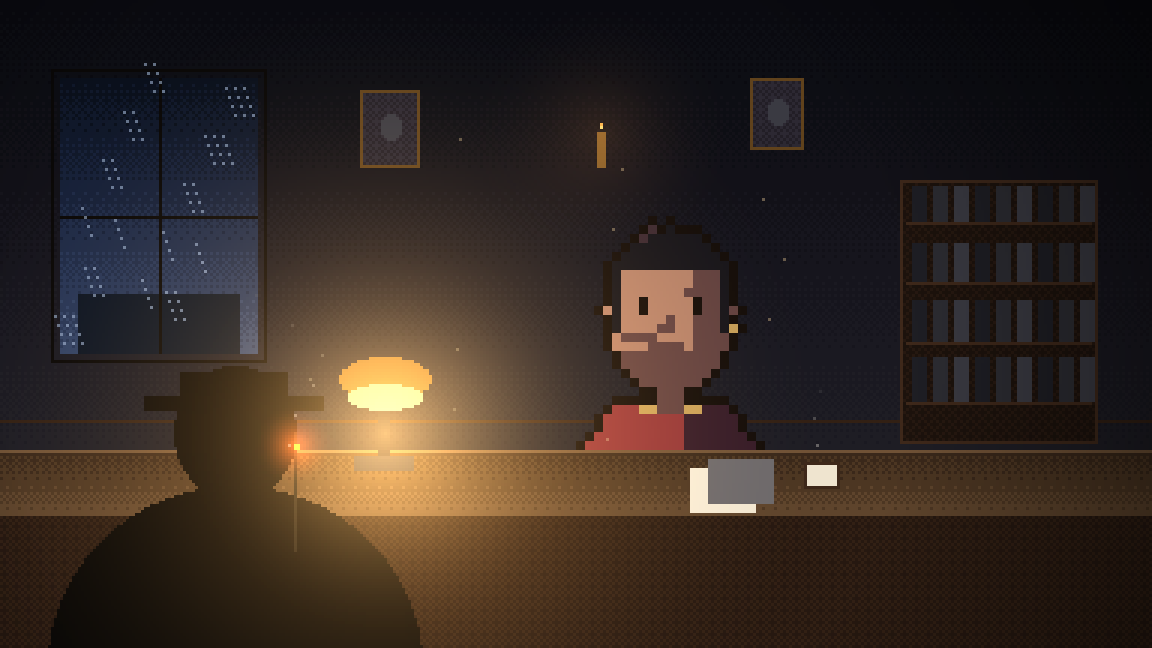
#> input picture notes/shots/interrogation.png, 1152 x 648 px, found by its file name
$ python annotate.py
#> lines starting #> are read from the running program, lines starting #| are printed output that depends on the picture
#!/usr/bin/env python3
"""annotate.py — bake numbered CGG callouts onto game screenshots.
Adds an editorial legend strip beneath the image and numbered red markers
on the image, mapping each element to the algorithm that draws it.
Output: notes/shots/interrogation_algorithms.png and _lighting.png
"""
from PIL import Image, ImageDraw, ImageFont

RED = (218, 62, 40)
INK = (26, 25, 23)
BG = (243, 242, 239)
GRAY = (110, 106, 99)
WHITE = (255, 255, 255)
FB = "/System/Library/Fonts/Supplemental/Arial Bold.ttf"
FR = "/System/Library/Fonts/Supplemental/Arial.ttf"


def annotate(src, out, markers, legend, title):
#> called with src = 'notes/shots/interrogation.png', out = 'notes/shots/interrogation_algorithms.png'
    img = Image.open(src).convert("RGB")
    W, Hh = img.size
#> W = 1152; Hh = 648
    strip = 46 + 34 * len(legend) + 20
    canvas = Image.new("RGB", (W, Hh + strip), BG)
    canvas.paste(img, (0, 0))
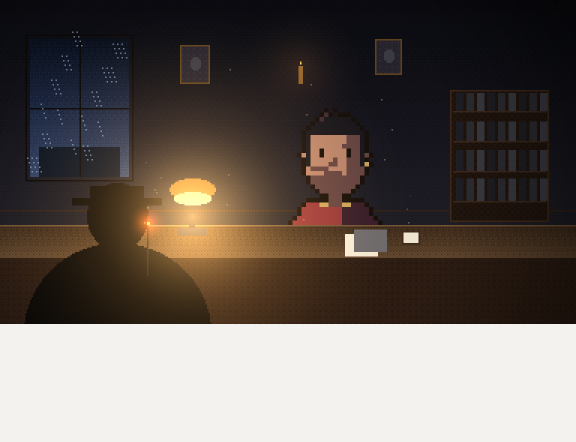
#> canvas: PIL image 1152x884 RGB (shown at 1/2 size); mean R, G, B 102.9, 94.5, 89.1
    d = ImageDraw.Draw(canvas)
    num_f = ImageFont.truetype(FB, 26)
    title_f = ImageFont.truetype(FB, 24)
    key_f = ImageFont.truetype(FB, 22)
    body_f = ImageFont.truetype(FR, 22)

    # markers on the image
    for i, (x, y) in enumerate(markers, 1):
        r = 20
        d.ellipse([x - r, y - r, x + r, y + r], fill=RED, outline=WHITE, width=3)
        tw = d.textlength(str(i), font=num_f)
        d.text((x - tw / 2, y - 15), str(i), font=num_f, fill=WHITE)

    # legend strip
    ly = Hh + 16
#> ly = 664
    d.text((36, ly), title, font=title_f, fill=INK)
    ly += 44
#> ly = 708
    for i, (key, desc) in enumerate(legend, 1):
        r = 15
        cx, cy = 48, ly + 12
        d.ellipse([cx - r, cy - r, cx + r, cy + r], fill=RED)
        tw = d.textlength(str(i), font=ImageFont.truetype(FB, 20))
        d.text((cx - tw / 2, cy - 13), str(i), font=ImageFont.truetype(FB, 20), fill=WHITE)
        d.text((80, ly), key, font=key_f, fill=RED)
        kw = d.textlength(key + "   ", font=key_f)
        d.text((80 + kw, ly + 1), desc, font=body_f, fill=INK)
        ly += 34
#> this loop made 5 passes
#> kw on passes 1 to 5: 192.7, 194, 128.1, 222.6, 244.8
#> after the loop, ly = 878
    canvas.save(out)
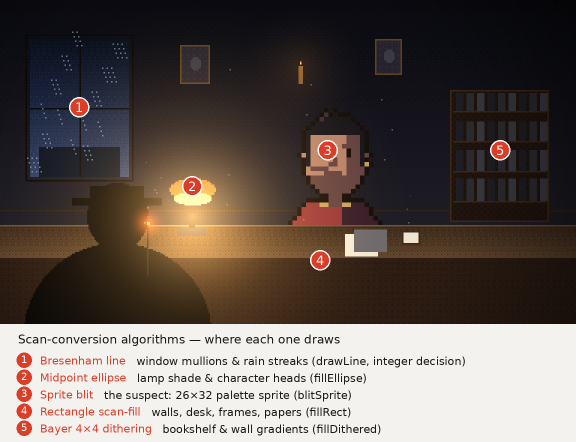
#> saved as interrogation_algorithms.png: PIL image 1152x884 RGB (shown at 1/2 size); mean R, G, B 100.4, 90.4, 84.9
    print("wrote", out, canvas.size)
#| wrote notes/shots/interrogation_algorithms.png (1152, 884)


# ---- Image A: scan-conversion / primitive algorithms ----
annotate(
    "notes/shots/interrogation.png",
    "notes/shots/interrogation_algorithms.png",
    [(158, 214), (384, 372), (655, 300), (640, 520), (1000, 300)],
    [
        ("Bresenham line", "window mullions & rain streaks (drawLine, integer decision)"),
        ("Midpoint ellipse", "lamp shade & character heads (fillEllipse)"),
        ("Sprite blit", "the suspect: 26×32 palette sprite (blitSprite)"),
        ("Rectangle scan-fill", "walls, desk, frames, papers (fillRect)"),
        ("Bayer 4×4 dithering", "bookshelf & wall gradients (fillDithered)"),
    ],
    "Scan-conversion algorithms — where each one draws",
)

# ---- Image B: lighting, particles & atmosphere ----
annotate(
    "notes/shots/interrogation.png",
    "notes/shots/interrogation_lighting.png",
    [(384, 430), (520, 250), (120, 150), (300, 452), (1090, 40)],
    [
        ("Radial additive light", "warm lamp pool, (1 − d/R)² falloff (applyLighting)"),
        ("Particles + alpha", "dust motes drifting in the beam (source-over blend)"),
        ("Clipped-line particles", "rain streaks (Cohen–Sutherland + drawLine)"),
        ("Ember + smoke", "the detective's cigarette (light + rising particles)"),
        ("Vignette", "frame edges darkened toward the corners (applyVignette)"),
    ],
    "Light & atmosphere — built from first principles",
)
#> call 2 of annotate, with src = 'notes/shots/interrogation.png', out = 'notes/shots/interrogation_lighting.png'
#> the loop in annotate (call 2), `for i, (key, desc) in enumerate(legend, 1):` made 5 passes
#> kw on passes 1 to 5: 240.5, 207.2, 253.1, 197.2, 113.9
#> in annotate (call 2), `canvas.save(out)`:
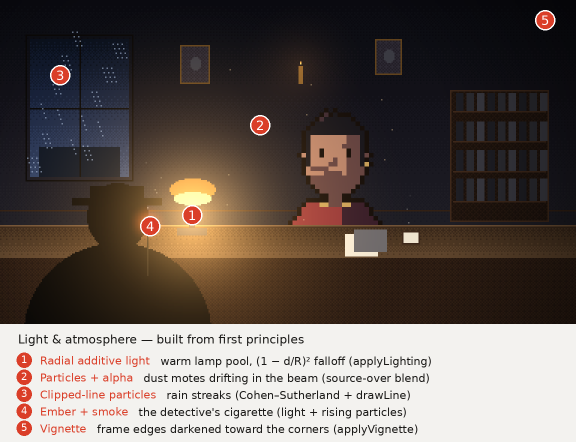
#> saved as interrogation_lighting.png: PIL image 1152x884 RGB (shown at 1/2 size); mean R, G, B 100.2, 90.2, 84.7
#| wrote notes/shots/interrogation_lighting.png (1152, 884)

$ run again, with notes/shots/cutscene_1_approach.png copied over notes/shots/interrogation.png
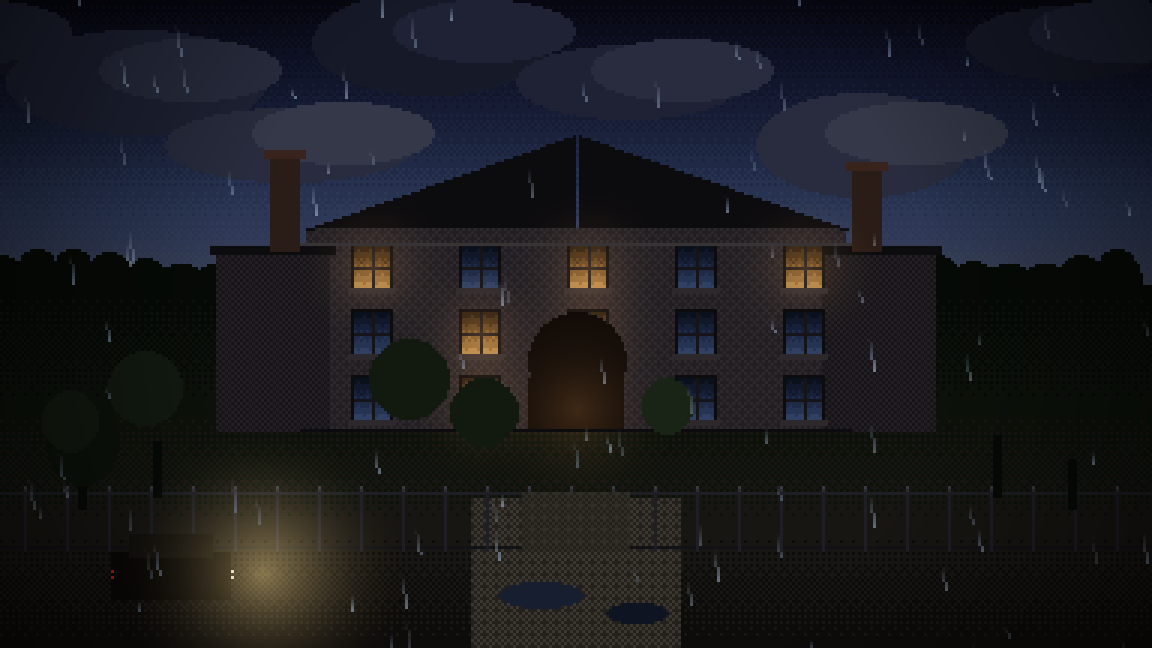
#> input picture notes/shots/cutscene_1_approach.png, 1152 x 648 px, found by its file name
#> the loop in annotate, `for i, (key, desc) in enumerate(legend, 1):` made 5 passes
#> kw on passes 1 to 5: 192.7, 194, 128.1, 222.6, 244.8
#> after the loop in annotate, `for i, (key, desc) in enumerate(legend, 1):`: ly = 878
#> in annotate, `canvas.save(out)`:
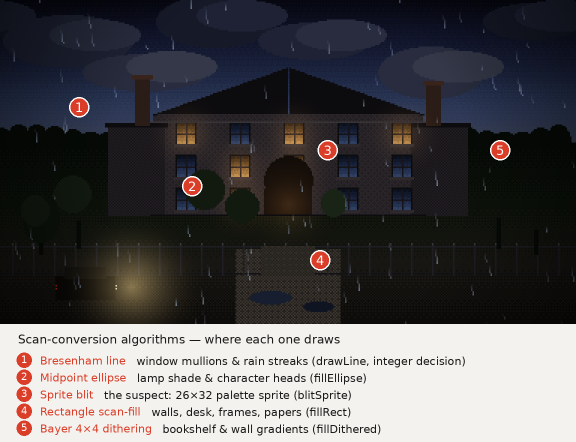
#> saved as interrogation_algorithms.png: PIL image 1152x884 RGB (shown at 1/2 size); mean R, G, B 82.6, 80.9, 82.8
#| wrote notes/shots/interrogation_algorithms.png (1152, 884)
#> the loop in annotate (call 2), `for i, (key, desc) in enumerate(legend, 1):` made 5 passes
#> kw on passes 1 to 5: 240.5, 207.2, 253.1, 197.2, 113.9
#> in annotate (call 2), `canvas.save(out)`:
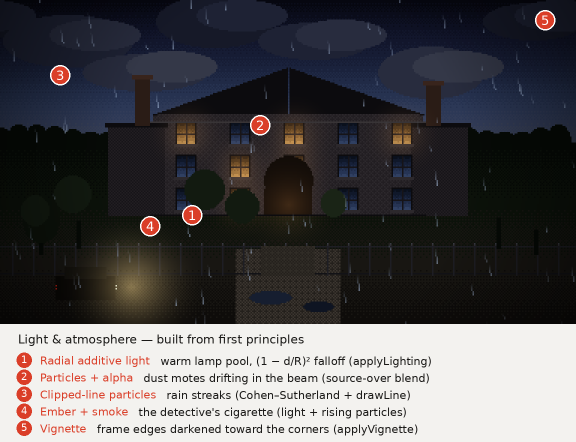
#> saved as interrogation_lighting.png: PIL image 1152x884 RGB (shown at 1/2 size); mean R, G, B 82.4, 80.7, 82.5
#| wrote notes/shots/interrogation_lighting.png (1152, 884)

$ run again, with notes/shots/cutscene_2_walking.png copied over notes/shots/interrogation.png
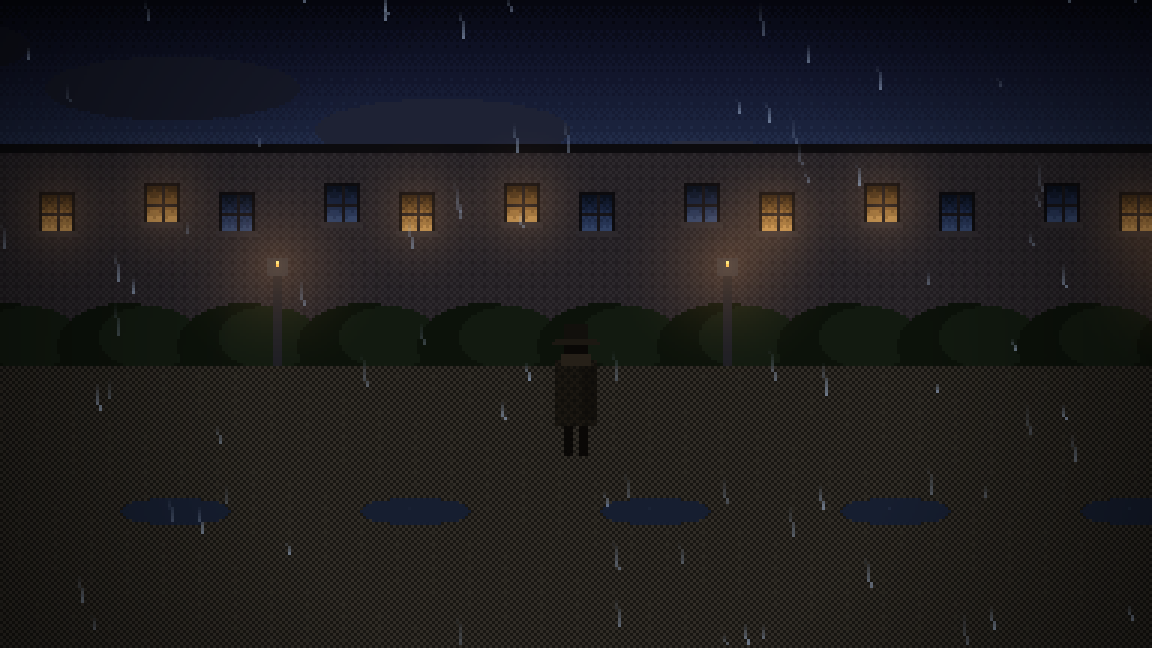
#> input picture notes/shots/cutscene_2_walking.png, 1152 x 648 px, found by its file name
#> the loop in annotate, `for i, (key, desc) in enumerate(legend, 1):` made 5 passes
#> kw on passes 1 to 5: 192.7, 194, 128.1, 222.6, 244.8
#> after the loop in annotate, `for i, (key, desc) in enumerate(legend, 1):`: ly = 878
#> in annotate, `canvas.save(out)`:
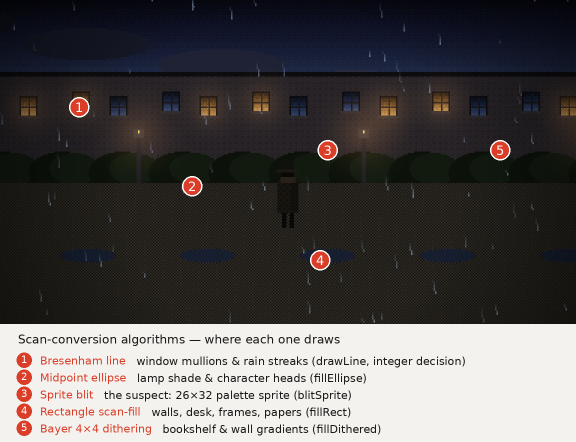
#> saved as interrogation_algorithms.png: PIL image 1152x884 RGB (shown at 1/2 size); mean R, G, B 84.9, 81.8, 81.7
#| wrote notes/shots/interrogation_algorithms.png (1152, 884)
#> the loop in annotate (call 2), `for i, (key, desc) in enumerate(legend, 1):` made 5 passes
#> kw on passes 1 to 5: 240.5, 207.2, 253.1, 197.2, 113.9
#> in annotate (call 2), `canvas.save(out)`:
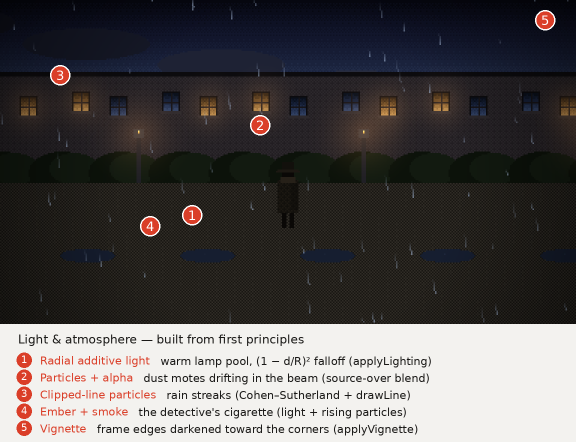
#> saved as interrogation_lighting.png: PIL image 1152x884 RGB (shown at 1/2 size); mean R, G, B 84.7, 81.6, 81.5
#| wrote notes/shots/interrogation_lighting.png (1152, 884)

$ run again, with notes/shots/cutscene_3_doors.png copied over notes/shots/interrogation.png
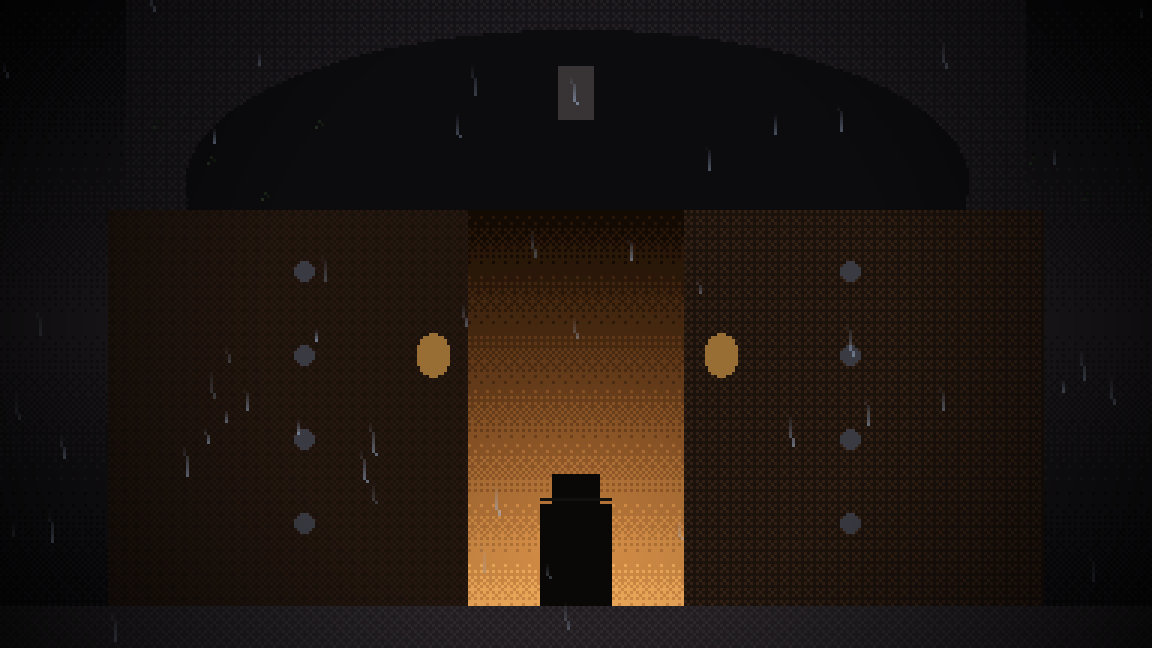
#> input picture notes/shots/cutscene_3_doors.png, 1152 x 648 px, found by its file name
#> the loop in annotate, `for i, (key, desc) in enumerate(legend, 1):` made 5 passes
#> kw on passes 1 to 5: 192.7, 194, 128.1, 222.6, 244.8
#> after the loop in annotate, `for i, (key, desc) in enumerate(legend, 1):`: ly = 878
#> in annotate, `canvas.save(out)`:
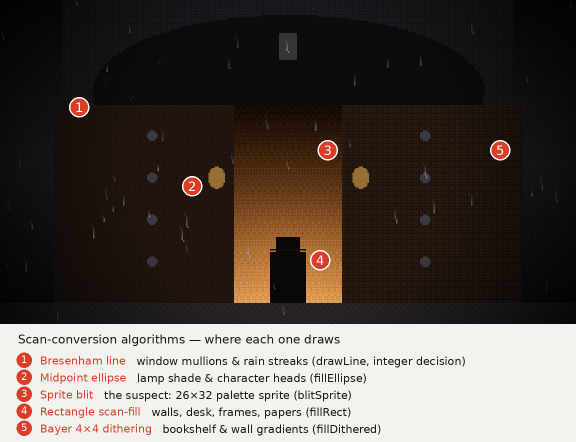
#> saved as interrogation_algorithms.png: PIL image 1152x884 RGB (shown at 1/2 size); mean R, G, B 85.4, 76.7, 72.1
#| wrote notes/shots/interrogation_algorithms.png (1152, 884)
#> the loop in annotate (call 2), `for i, (key, desc) in enumerate(legend, 1):` made 5 passes
#> kw on passes 1 to 5: 240.5, 207.2, 253.1, 197.2, 113.9
#> in annotate (call 2), `canvas.save(out)`:
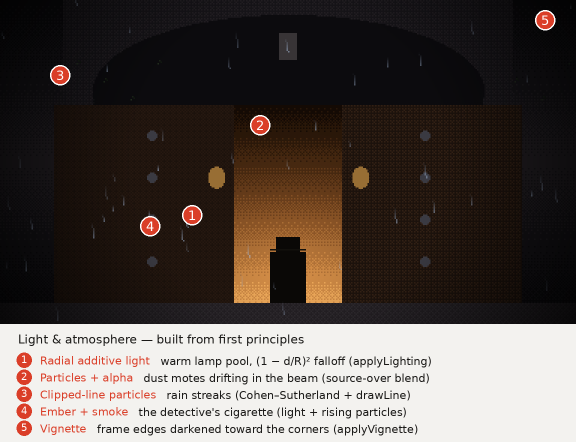
#> saved as interrogation_lighting.png: PIL image 1152x884 RGB (shown at 1/2 size); mean R, G, B 85.4, 76.7, 71.9
#| wrote notes/shots/interrogation_lighting.png (1152, 884)
